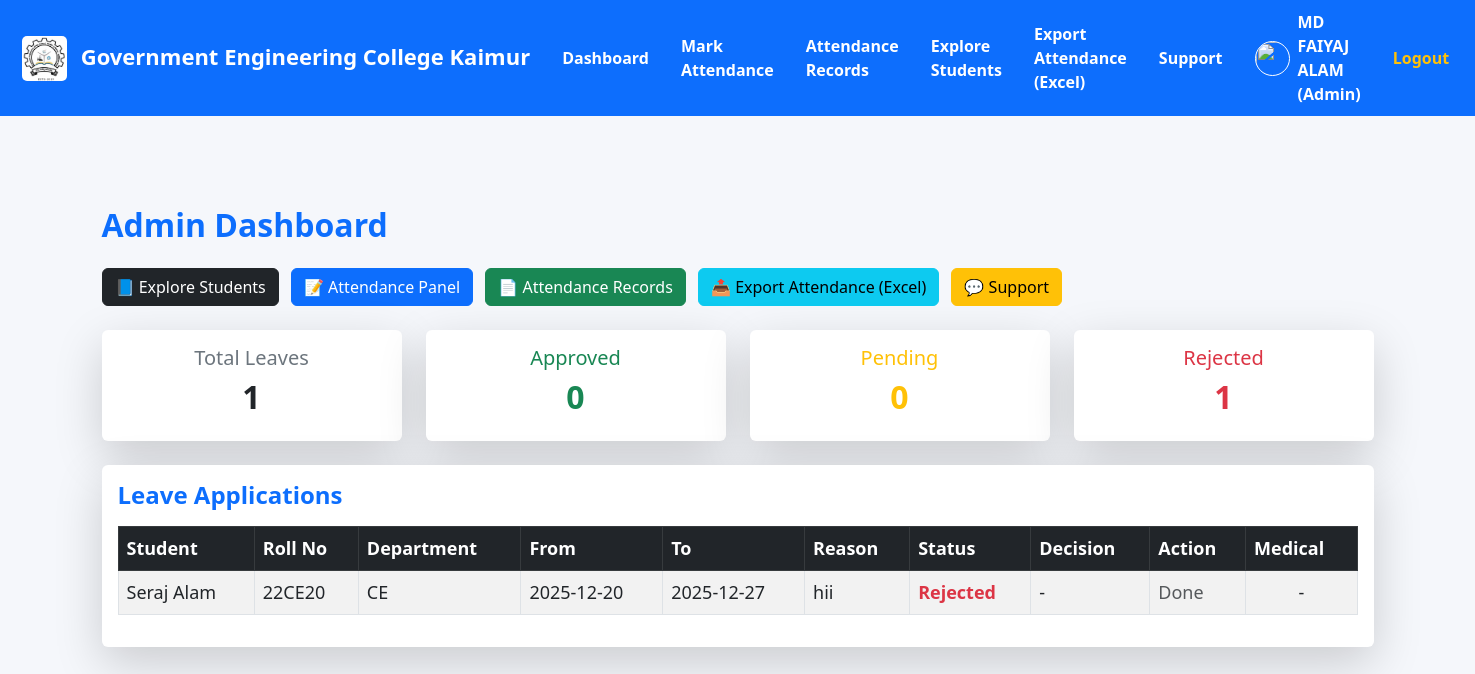
/admin/dashboard (signed in), run on the app's committed database.
### tables this page shows
CREATE TABLE leaves (
        id INTEGER PRIMARY KEY AUTOINCREMENT,
        student_id INTEGER NOT NULL,
        reason TEXT NOT NULL,
        from_date TEXT NOT NULL,
        to_date TEXT NOT NULL,
        medical_file TEXT,
        applied_on TEXT DEFAULT CURRENT_TIMESTAMP,
        status TEXT DEFAULT 'Pending',
        decision_reason TEXT
    );

CREATE TABLE users (
        id INTEGER PRIMARY KEY AUTOINCREMENT,
        name TEXT NOT NULL,
        email TEXT UNIQUE NOT NULL,
        password TEXT NOT NULL,
        role TEXT NOT NULL,
        department TEXT,
        semester INTEGER,
        roll_no TEXT,
        registration_no TEXT,
        parent_phone TEXT,
        parent_email TEXT,
        admin_branch TEXT,
        photo TEXT,
        created_at TEXT DEFAULT CURRENT_TIMESTAMP
    );

### app.py (the view)
@app.route("/admin/dashboard")
@login_required(role="admin")
def admin_dashboard():
    conn = get_db()
    branch = session.get("admin_branch", "") or ""
    unread_count = conn.execute("""
        SELECT COUNT(*)
        FROM support_messages
        WHERE seen = 0
    """).fetchone()[0]
    leaves = conn.execute("""
        SELECT l.*, u.name, u.roll_no, u.department
        FROM leaves l
        JOIN users u ON l.student_id = u.id
        WHERE u.department LIKE ?
        ORDER BY l.applied_on DESC
    """, (f"{branch}%",)).fetchall()
    stats = {
        "total": conn.execute("""
            SELECT COUNT(*)
            FROM leaves l
            JOIN users u ON l.student_id = u.id
            WHERE u.department LIKE ?
        """, (f"{branch}%",)).fetchone()[0],
        "approved": conn.execute("""
            SELECT COUNT(*)
            FROM leaves l
            JOIN users u ON l.student_id = u.id
            WHERE l.status='Approved'
              AND u.department LIKE ?
        """, (f"{branch}%",)).fetchone()[0],
        "pending": conn.execute("""
            SELECT COUNT(*)
            FROM leaves l
            JOIN users u ON l.student_id = u.id
            WHERE l.status='Pending'
              AND u.department LIKE ?
        """, (f"{branch}%",)).fetchone()[0],
        "rejected": conn.execute("""
            SELECT COUNT(*)
            FROM leaves l
            JOIN users u ON l.student_id = u.id
            WHERE l.status='Rejected'
              AND u.department LIKE ?
        """, (f"{branch}%",)).fetchone()[0],
    }
    departments = conn.execute("""
        SELECT DISTINCT department
        FROM users
        WHERE role='student'
    """).fetchall()
    conn.close()
    return render_template(
        "admin_dashboard.html",
        leaves=leaves,
        stats=stats,
        departments=departments,
        unread_count=unread_count
    )

### app.py (called while the page is built)
def get_db():
    conn = sqlite3.connect(DB_NAME)
    conn.row_factory = sqlite3.Row
    return conn

def login_required(role=None):
    def decorator(fn):
        @wraps(fn)
        def wrapper(*args, **kwargs):
            if "user_id" not in session:
                flash("Please login first!", "danger")
                return redirect(url_for("login"))
            if role:
                user_role = session.get("user_role", "")
                if user_role is None or user_role.lower() != role.lower():
                    flash("Access denied!", "danger")
                    return redirect(url_for("login"))
            return fn(*args, **kwargs)
        return wrapper
    return decorator

### templates/admin_dashboard.html (shortened to what this page needs)
{% extends "base.html" %}
{% block content %}
<div class="container">
    <h2 class="fw-bold text-primary mb-4" style="font-size: 32px;">
        Admin Dashboard
    </h2>
    <div class="mb-4">
        <a href="{{ url_for('admin_users') }}" class="btn btn-dark me-2">
            📘 Explore Students
        </a>
        <a href="{{ url_for('admin_attendance') }}" class="btn btn-primary me-2">
            📝 Attendance Panel
        </a>
        <a href="{{ url_for('admin_attendance_records') }}" class="btn btn-success me-2">
            📄 Attendance Records
        </a>
        <a href="{{ url_for('export_attendance_excel') }}" class="btn btn-info me-2">
            📤 Export Attendance (Excel)
        </a>
        <a href="{{ url_for('admin_support') }}" class="btn btn-warning">
            💬 Support
        </a>
    </div>
    <div class="row mb-4">
        <div class="col-md-3">
            <div class="card shadow-lg border-0 text-center p-3">
                <h5 class="text-secondary">Total Leaves</h5>
                <h2 class="fw-bold text-dark">{{ stats.total or 0 }}</h2>
            </div>
        </div>
        <div class="col-md-3">
            <div class="card shadow-lg border-0 text-center p-3">
                <h5 class="text-success">Approved</h5>
                <h2 class="fw-bold text-success">{{ stats.approved or 0 }}</h2>
            </div>
        </div>
        <div class="col-md-3">
            <div class="card shadow-lg border-0 text-center p-3">
                <h5 class="text-warning">Pending</h5>
                <h2 class="fw-bold text-warning">{{ stats.pending or 0 }}</h2>
            </div>
        </div>
        <div class="col-md-3">
            <div class="card shadow-lg border-0 text-center p-3">
                <h5 class="text-danger">Rejected</h5>
                <h2 class="fw-bold text-danger">{{ stats.rejected or 0 }}</h2>
            </div>
        </div>
    </div>
    <div class="card shadow-lg border-0 mb-5">
        <div class="card-body">
            <h4 class="fw-bold text-primary mb-3">Leave Applications</h4>
            {% if leaves %}
            <table class="table table-bordered table-striped" style="font-size: 18px;">
                <thead class="table-dark">
                    <tr>
                        <th>Student</th>
                        <th>Roll No</th>
                        <th>Department</th>
                        <th>From</th>
                        <th>To</th>
                        <th>Reason</th>
                        <th>Status</th>
                        <th>Decision</th>
                        <th>Action</th>
                        <th>Medical</th>
                    </tr>
                </thead>
                <tbody>
                    {% for l in leaves %}
                    <tr>
                        <td>{{ l.name }}</td>
                        <td>{{ l.roll_no }}</td>
                        <td>{{ l.department }}</td>
                        <td>{{ l.from_date }}</td>
                        <td>{{ l.to_date }}</td>
                        <td>{{ l.reason }}</td>
                        {% if l.status == "Approved" %}
                        <td class="text-success fw-bold">{{ l.status }}</td>
                        {% elif l.status == "Rejected" %}
                        <td class="text-danger fw-bold">{{ l.status }}</td>
                        {% else %}
                        <td class="text-warning fw-bold">{{ l.status }}</td>
                        {% endif %}
                        <td>{{ l.decision_reason or "-" }}</td>
                        <td>
                            {% if l.status == "Pending" %}
                            <form method="POST" action="{{ url_for('admin_update_leave', lid=l.id) }}">
                                <select name="status" class="form-select form-select-sm">
                                    <option value="Approved">Approve</option>
                                    <option value="Rejected">Reject</option>
                                </select>
                                <input type="text" name="decision_reason" class="form-control mt-1"
                                    placeholder="Reason">
                                <button class="btn btn-primary btn-sm mt-1 w-100">Update</button>
                            </form>
                            {% else %}
                            <span class="text-muted">Done</span>
                            {% endif %}
                        </td>
                        <td class="text-center">
                            {% if l.medical_file %}
                            <a href="{{ url_for('static', filename='medical/' ~ l.medical_file) }}" target="_blank"
                                class="btn btn-sm btn-info">
                                View
                            </a>
                            {% else %}
                            -
                            {% endif %}
                        </td>
                    </tr>
                    {% endfor %}
                </tbody>
            </table>
            {% else %}
            <p class="text-muted">No leave applications found.</p>
            {% endif %}
        </div>
    </div>
</div>
{% endblock %}

### templates/base.html (style rules this page uses)
body { background: #f5f7fb; }

### data on the page
leaves: name "Seraj Alam", roll_no "22CE20", department "CE", from_date "2025-12-20", to_date "2025-12-27", reason "hii", status "Rejected", decision_reason "-", shows "Done"

### other printed values
{{ session.get('user_name') }} "MD FAIYAJ ALAM"
{{ session.get('user_role')|capitalize }} "Admin"
{{ stats.total or 0 }} "1"
{{ stats.approved or 0 }} "0"
{{ stats.pending or 0 }} "0"
{{ stats.rejected or 0 }} "1"
